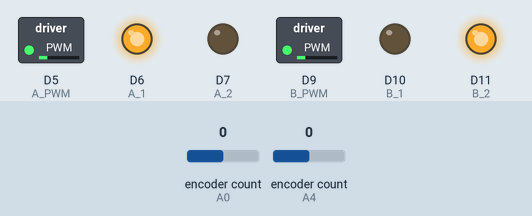
The sketch below on a simulated Arduino Zero (SAMD21). Shown: switched loads named in the sketch (green lamp = pin HIGH), output pins drawn as LEDs (lit = HIGH). The test bench sets the inputs (shaded band); at power-on: encoder count (sensors on A0, A4) 0. What the sketch prints to the serial monitor is not drawn.

Above: at 1.26 s.
1.3 s: encoder count (sensor on A0) set to 4
At 3.45 s:
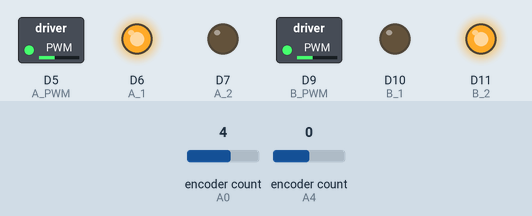
4.3 s: encoder count (sensor on A4) set to 1
At 5.6 s:
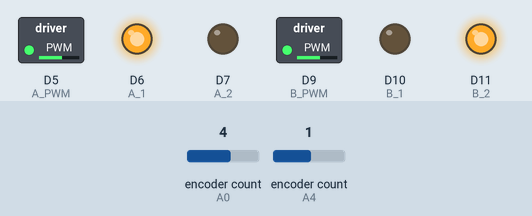
7.3 s: encoder count (sensor on A0) set to 5
At 10.3 s:
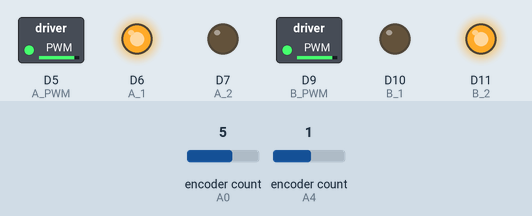
Timing chart, 0 to 11.8 s (numbered marks = the images above; inputs shaded):
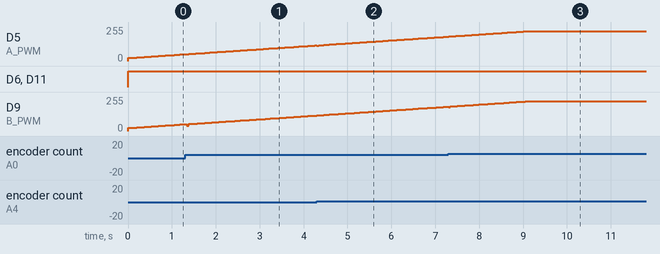

The sketch:

PID_control_two_motor.ino
```cpp
#define ENCODER_OPTIMIZE_INTERRUPTS
#include <Encoder.h>

Encoder motor1(14, 15);
Encoder motor2(18, 19);
double timeunit=40;
double sensor_R = 13;
double time_s = timeunit/1000;
double time_s_ratio = 1/time_s;
double time_s_m = time_s_ratio*60;
double tar_rpm_B = 3000.0;
double tar_rpm_A = 3000.0;
double Kp = 0.03;
double error_i_B = 0.0;
double error_i_A = 0.0;
double Ki = 0.03;
double Kd = 0.000;
int B_PWM = 9;
int B_1 = 10;
int B_2 = 11;
int A_PWM = 5;
int A_1 = 6;
int A_2 = 7;

void setup() {
  Serial.begin(9600);
  pinMode(B_PWM, OUTPUT);
  pinMode(B_1, OUTPUT);
  pinMode(B_2, OUTPUT);
  pinMode(A_PWM, OUTPUT);
  pinMode(A_1, OUTPUT);
  pinMode(A_2, OUTPUT);
  analogWriteFrequency(9,93750);
  analogWriteFrequency(5,93750);
  analogWriteResolution(10);
}

void loop() {
  long pluse_1;
  long rpm1;
  long pluse_2;
  long rpm2;
  pluse_1=motor1.read();
  pluse_2=motor2.read();
  rpm1=(pluse_1*time_s_m)/sensor_R;
  rpm2=(pluse_2*time_s_m)/sensor_R;
  double error_B = tar_rpm_B-rpm1;
  double error_A = tar_rpm_A-rpm2;
  error_i_B = error_i_B+error_B*time_s;
  error_i_A = error_i_A+error_A*time_s;
  double error_d_B = error_B/time_s;
  double error_d_A = error_A/time_s;
  double out_put_B = Kp*error_B+Ki*error_i_B+Kd*error_d_B;
  double out_put_A = Kp*error_A+Ki*error_i_A+Kd*error_d_A;
    if((out_put_B>0 && out_put_A>0) ||(out_put_B<0 && out_put_A<0)){
    if(out_put_B>0 && out_put_A>0){
      digitalWrite(B_1,LOW);
      digitalWrite(B_2,HIGH);
      digitalWrite(A_1,HIGH);
      digitalWrite(A_2,LOW);
      out_put_B = min(out_put_B,900);
      out_put_A = min(out_put_A,900);
      analogWrite(B_PWM,out_put_B);
      analogWrite(A_PWM,out_put_A);
    }
    else{
      digitalWrite(B_1,HIGH);
      digitalWrite(B_2,LOW);
      digitalWrite(A_1,LOW);
      digitalWrite(A_2,HIGH);
      out_put_B = out_put_B*-1.0;
      out_put_A = out_put_A*-1.0;
      out_put_B = min(out_put_B,900);
      out_put_A = min(out_put_A,900);
      analogWrite(B_PWM,out_put_B);
      analogWrite(A_PWM,out_put_A);
    }
  }
  else{
    if(out_put_B>0 && out_put_A<0){
      digitalWrite(B_1,LOW);
      digitalWrite(B_2,HIGH);
      digitalWrite(A_1,LOW);
      digitalWrite(A_2,HIGH);
      out_put_B = min(out_put_B,900);
      out_put_A = out_put_A*-1.0;
      out_put_A = min(out_put_A,900);
      analogWrite(B_PWM,out_put_B);
      analogWrite(A_PWM,out_put_A);
    }
    else if((out_put_B>0 && out_put_A<0) ||(out_put_B<0 && out_put_A>0)){
      digitalWrite(B_1,HIGH);
      digitalWrite(B_2,LOW);
      digitalWrite(A_1,HIGH);
      digitalWrite(A_2,LOW);
      out_put_B = out_put_B*-1.0;
      out_put_B = min(out_put_B,900);
      out_put_A = min(out_put_A,900);
      analogWrite(B_PWM,out_put_B);
      analogWrite(A_PWM,out_put_A);
    }
  }
  //digitalWrite(B_1,LOW);
  //digitalWrite(B_2,HIGH);
  //digitalWrite(A_1,HIGH);
  //digitalWrite(A_2,LOW);
  //analogWrite(B_PWM,out_put_B);
  //analogWrite(A_PWM,out_put_A);
  Serial.printf("motor rpm: %ld,%ld\n", rpm1,rpm2);
  motor1.write(0);
  motor2.write(0);
  delay(timeunit);
}
```
